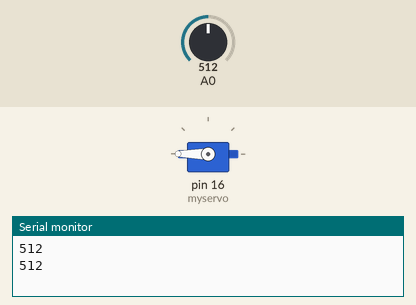
This sketch was run on a simulated Arduino Uno, built with avr-gcc and run on an emulated ATmega328P. Parts: servo, the last lines printed to the serial monitor. Inputs (shaded band) come from the test bench; at power-on: A0 = 512.

Above: at 1.8 s.
1.9 s: A0 set to 885
3.4 s: A0 set to 915
At 4.8 s:
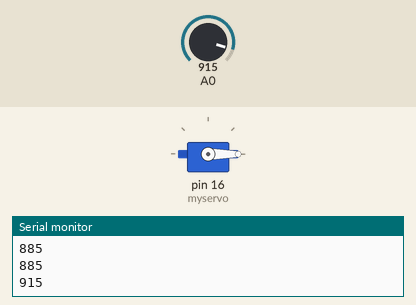
5.5 s: A0 set to 890
At 6.3 s:
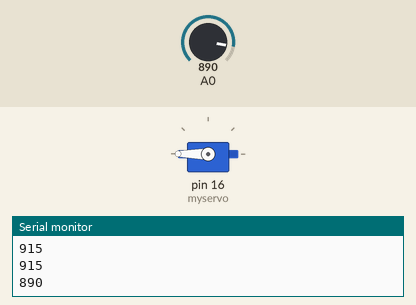
7.5 s: A0 set to 900
At 9.1 s:
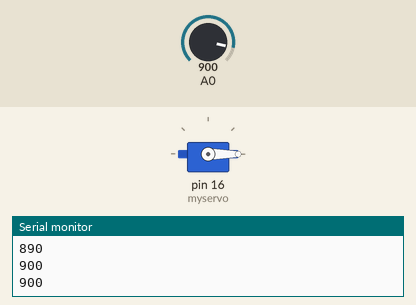
Timing chart, 0 to 10.5 s (numbered marks = the images above; inputs shaded):
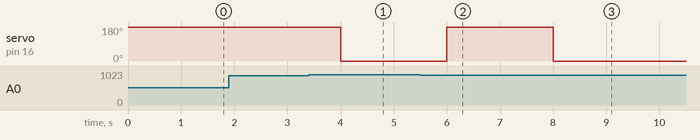

The sketch:

blinkiot_servo.ino
```cpp
#include <Servo.h>

Servo myservo;  // create servo object to control a servo

  // analog pin used to connect the potentiometer
  // variable to read the value from the analog pin

void setup() {
  Serial.begin(9600);
  myservo.attach(16);
  pinMode(A0,INPUT);
    // attaches the servo on pin 9 to the servo object
}

void loop() {
       // scale it to use it with the servo (value between 0 and 180)
       int value=analogRead(A0);
       Serial.println(value);
       if(value<900)
       {
  myservo.write(180);                  // sets the servo position according to the scaled value
  delay(1000);
       }
       else
       {
  myservo.write(0);
  delay(1000);                 // waits for the servo to get there
       }
}
```

Measured:
- the behaviour switches between 899 and 900 on A0 (found by bisection; images 0 and 1)
- after the input at 3.4 s, servo on pin 16 (myservo): 180° → 0° after 0.60 s
- after the input at 5.5 s, servo on pin 16 (myservo): 0° → 180° after 0.50 s
- after the input at 7.5 s, servo on pin 16 (myservo): 180° → 0° after 0.50 s
